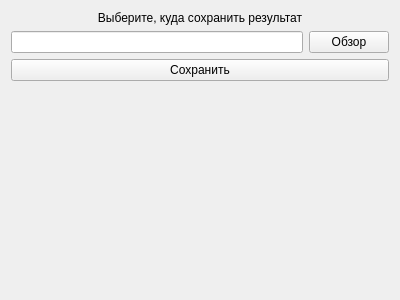
<?xml version="1.0" encoding="UTF-8"?>
<ui version="4.0">
 <class>DAQDeviceFunctionExtractionWizardPage4WriteToFile</class>
 <widget class="QWizardPage" name="DAQDeviceFunctionExtractionWizardPage4WriteToFile">
  <property name="geometry">
   <rect>
    <x>0</x>
    <y>0</y>
    <width>400</width>
    <height>300</height>
   </rect>
  </property>
  <property name="windowTitle">
   <string>WizardPage</string>
  </property>
  <layout class="QVBoxLayout" name="verticalLayout">
   <item>
    <widget class="QLabel" name="writeToFileLabel">
     <property name="text">
      <string>Выберите, куда сохранить результат</string>
     </property>
     <property name="alignment">
      <set>Qt::AlignCenter</set>
     </property>
    </widget>
   </item>
   <item>
    <layout class="QHBoxLayout" name="fileHorizontalLayout">
     <item>
      <widget class="QLineEdit" name="fileNameLineEdit"/>
     </item>
     <item>
      <widget class="QPushButton" name="fileNamePushButton">
       <property name="text">
        <string>Обзор</string>
       </property>
      </widget>
     </item>
    </layout>
   </item>
   <item>
    <widget class="QPushButton" name="saveButton">
     <property name="text">
      <string>Сохранить</string>
     </property>
    </widget>
   </item>
   <item>
    <widget class="QLabel" name="successLabel">
     <property name="text">
      <string/>
     </property>
     <property name="alignment">
      <set>Qt::AlignCenter</set>
     </property>
    </widget>
   </item>
   <item>
    <spacer name="verticalSpacer">
     <property name="orientation">
      <enum>Qt::Vertical</enum>
     </property>
     <property name="sizeHint" stdset="0">
      <size>
       <width>20</width>
       <height>40</height>
      </size>
     </property>
    </spacer>
   </item>
  </layout>
 </widget>
 <resources/>
 <connections/>
</ui>
